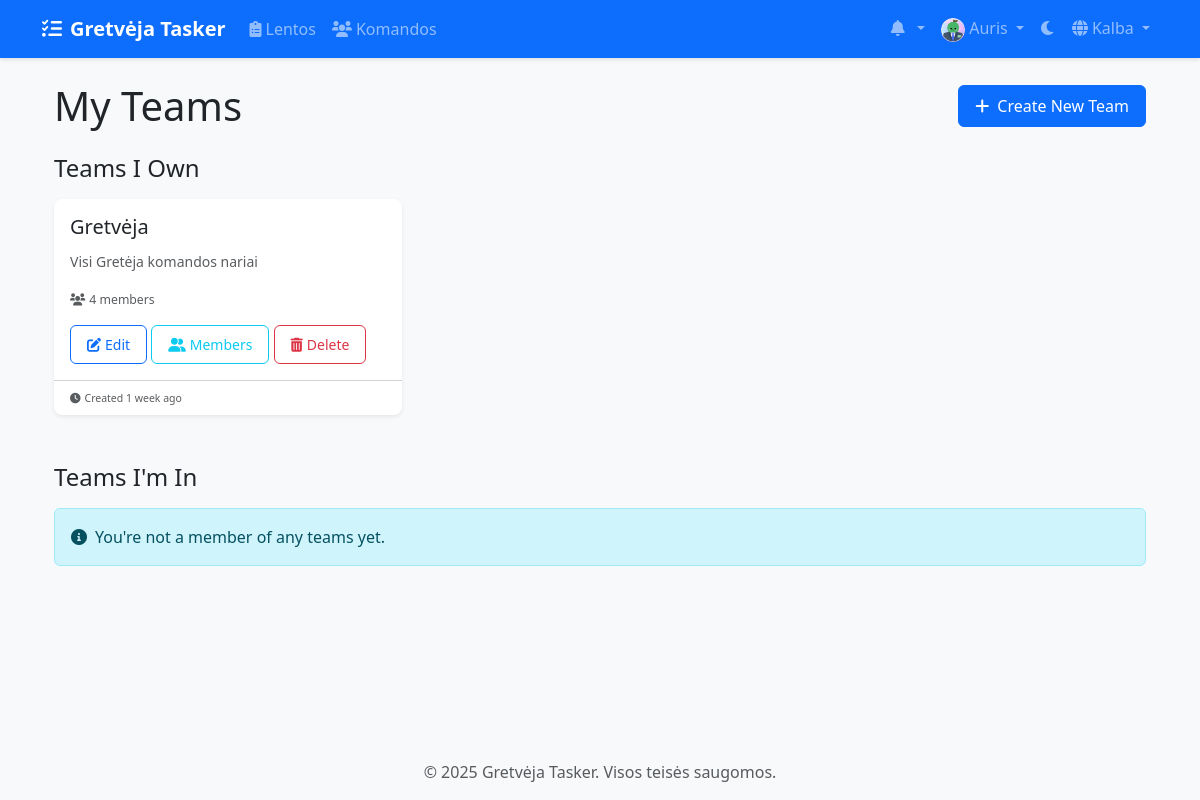
Page /lt/teams/ (signed in) on the committed database.
### accounts/models.py (models this page shows, shortened)
class CustomUser(AbstractUser):
    email = models.EmailField(_('email address'), unique=True)
    avatar = models.ImageField(upload_to='avatars/', null=True, blank=True)
    bio = models.TextField(max_length=500, blank=True)
    theme_preference = models.CharField(
        max_length=10,
        choices=[('light', 'Light'), ('dark', 'Dark')],
        default='light'
    )
    notification_preferences = models.JSONField(
        default=dict,
        help_text=_('User notification preferences')
    )
    class Meta:
        verbose_name = _('user')
        verbose_name_plural = _('users')

### teams/models.py (models this page shows, shortened)
class Team(models.Model):
    name = models.CharField(max_length=100)
    description = models.TextField(blank=True)
    created_at = models.DateTimeField(auto_now_add=True)
    updated_at = models.DateTimeField(auto_now=True)
    owner = models.ForeignKey(
        settings.AUTH_USER_MODEL,
        on_delete=models.CASCADE,
        related_name='owned_teams'
    )
    members = models.ManyToManyField(
        settings.AUTH_USER_MODEL,
        through='TeamMembership',
        related_name='teams'
    )

### teams/views/team_views.py (the view)
# urls.py: path('', views.team_list, name='team_list'),
@login_required
def team_list(request):
    owned_teams, member_teams, join_dates = TeamService.get_user_teams(request.user)
    return render(request, 'teams/team_list.html', {
        'owned_teams': owned_teams,
        'member_teams': member_teams,
        'join_dates': join_dates
    })

### teams/services/team_service.py (called while the page is built, shortened)
    @staticmethod
    def get_user_teams(user):
        owned_teams = Team.objects.filter(owner=user)
        member_teams = Team.objects.filter(members=user).exclude(owner=user)
        join_dates = TeamService.get_member_join_dates(user, member_teams)
        return owned_teams, member_teams, join_dates

    @staticmethod
    def get_member_join_dates(user, teams):
        memberships = TeamMembership.objects.filter(
            user=user,
            team__in=teams
        ).select_related('team')
        join_dates = {}
        return join_dates

### templates/teams/team_list.html (shortened to what this page needs)
{% extends 'base.html' %}
{% load static %}
{% load team_tags %}
{% block content %}
<div class="container">
    <div class="d-flex justify-content-between align-items-center mb-4">
        <h1 class="mb-0">My Teams</h1>
        <a href="{% url 'teams:team_create' %}" class="btn btn-primary">
            <i class="fas fa-plus me-2"></i>Create New Team
        </a>
    </div>
    <div class="mb-5">
        <h2 class="h4 mb-3">Teams I Own</h2>
        {% if owned_teams %}
        <div class="row row-cols-1 row-cols-md-2 row-cols-lg-3 g-4">
            {% for team in owned_teams %}
            <div class="col">
                <div class="card h-100 team-card">
                    <div class="card-body">
                        <h5 class="card-title">
                            <a href="{% url 'teams:team_detail' team_id=team.id %}" class="text-decoration-none text-dark">
                                {{ team.name }}
                            </a>
                        </h5>
                        <p class="card-text text-muted">{{ team.description|truncatechars:100 }}</p>
                        <p class="card-text">
                            <small class="text-muted">
                                <i class="fas fa-users me-1"></i>{{ team.members.count }} members
                            </small>
                        </p>
                        <div class="mt-3">
                            <a href="{% url 'teams:team_edit' team_id=team.id %}" class="btn btn-outline-primary btn-sm">
                                <i class="fas fa-edit me-1"></i>Edit
                            </a>
                            <a href="{% url 'teams:team_members' team_id=team.id %}" class="btn btn-outline-info btn-sm">
                                <i class="fas fa-user-friends me-1"></i>Members
                            </a>
                            <button type="button" class="btn btn-outline-danger btn-sm"
                                    data-bs-toggle="modal" data-bs-target="#deleteTeamModal{{ team.id }}">
                                <i class="fas fa-trash-alt me-1"></i>Delete
                            </button>
                        </div>
                    </div>
                    <div class="card-footer bg-transparent">
                        <small class="text-muted">
                            <i class="fas fa-clock me-1"></i>Created {{ team.created_at|timesince }} ago
                        </small>
                    </div>
                </div>
            </div>
            {% endfor %}
        </div>
        {% else %}
        <div class="alert alert-info">
            <i class="fas fa-info-circle me-2"></i>You don't own any teams yet.
        </div>
        {% endif %}
    </div>
    <div>
        <h2 class="h4 mb-3">Teams I'm In</h2>
        {% if member_teams %}
        <div class="row row-cols-1 row-cols-md-2 row-cols-lg-3 g-4">
            {% for team in member_teams %}
            <div class="col">
                <div class="card h-100 team-card">
                    <div class="card-body">
                        <h5 class="card-title">
                            <a href="{% url 'teams:team_detail' team_id=team.id %}" class="text-decoration-none text-dark">
                                {{ team.name }}
                            </a>
                        </h5>
                        <p class="card-text text-muted">{{ team.description|truncatechars:100 }}</p>
                        <p class="card-text">
                            <small class="text-muted">
                                <i class="fas fa-crown me-1"></i>Owned by {{ team.owner.username }}
                            </small>
                        </p>
                        <div class="mt-3">
                            <a href="{% url 'teams:team_members' team_id=team.id %}" class="btn btn-outline-info btn-sm">
                                <i class="fas fa-user-friends me-1"></i>Members
                            </a>
                        </div>
                    </div>
                    <div class="card-footer bg-transparent">
                        <small class="text-muted">
                            <i class="fas fa-clock me-1"></i>Joined {{ join_dates|get:team.id }}
                        </small>
                    </div>
                </div>
            </div>
            {% endfor %}
        </div>
        {% else %}
        <div class="alert alert-info">
            <i class="fas fa-info-circle me-2"></i>You're not a member of any teams yet.
        </div>
        {% endif %}
    </div>
</div>
{% endblock %}

### templates/base.html (shortened to what this page needs)
{% load static %}
{% load compress %}
{% load i18n %}
<!DOCTYPE html>
<html lang="{{ LANGUAGE_CODE }}" data-bs-theme="light">
<head>
    <link href="https://cdn.jsdelivr.net/npm/bootstrap@5.3.2/dist/css/bootstrap.min.css" rel="stylesheet">
    <link href="https://cdnjs.cloudflare.com/ajax/libs/font-awesome/6.0.0/css/all.min.css" rel="stylesheet">
    <link href="https://cdn.jsdelivr.net/npm/select2@4.1.0-rc.0/dist/css/select2.min.css" rel="stylesheet">
    <link href="https://cdn.jsdelivr.net/npm/select2-bootstrap-5-theme@1.3.0/dist/select2-bootstrap-5-theme.min.css" rel="stylesheet">
    {% compress css %}
    <link href="{% static 'css/style.css' %}" rel="stylesheet">
    {% endcompress %}
</head>
<body>
    <nav class="navbar navbar-expand-lg navbar-dark bg-primary">
        <div class="container">
            <a class="navbar-brand" href="{% url 'home' %}">
                <i class="fas fa-tasks me-2"></i>{% trans "Gretvėja Tasker" %}
            </a>
            <div class="collapse navbar-collapse" id="navbarNav">
                <ul class="navbar-nav me-auto">
                    {% if user.is_authenticated %}
                        <li class="nav-item">
                            <a class="nav-link" href="{% url 'boards:board_list' %}">
                                <i class="fas fa-clipboard-list me-1"></i>{% trans "Boards" %}
                            </a>
                        </li>
                        <li class="nav-item">
                            <a class="nav-link" href="{% url 'teams:team_list' %}">
                                <i class="fas fa-users me-1"></i>{% trans "Teams" %}
                            </a>
                        </li>
                    {% endif %}
                </ul>
                <ul class="navbar-nav">
                    {% if user.is_authenticated %}
                        <li class="nav-item dropdown">
                            <a class="nav-link dropdown-toggle" href="#" id="notificationsDropdown" role="button" data-bs-toggle="dropdown">
                                <i class="fas fa-bell me-1"></i>
                            </a>
                        </li>
                        <li class="nav-item dropdown">
                            <a class="nav-link dropdown-toggle" href="#" id="userDropdown" role="button" data-bs-toggle="dropdown">
                                {% if user.avatar %}
                                    <img src="{{ user.avatar.url }}" alt="{% trans 'Avatar' %}" class="rounded-circle" width="24" height="24">
                                {% else %}
                                    <i class="fas fa-user-circle"></i>
                                {% endif %}
                                {{ user.username }}
                            </a>
                        </li>
                    {% endif %}
                    <li class="nav-item">
                        <button class="btn nav-link" id="theme-toggle">
                            <i class="fas fa-moon"></i>
                        </button>
                    </li>
                    <li class="nav-item dropdown">
                        <a class="nav-link dropdown-toggle" href="#" id="languageDropdown" role="button" data-bs-toggle="dropdown">
                            <i class="fas fa-globe me-1"></i>{% trans "Language" %}
                        </a>
                                {% get_current_language as CURRENT_LANGUAGE %}
                                {% get_available_languages as LANGUAGES %}
                    </li>
                </ul>
            </div>
        </div>
    </nav>
    <main class="container my-4">
        {% block content %}{% endblock %}
    </main>
    <footer class="footer mt-auto py-3 bg-light">
        <div class="container text-center">
            <span class="text-muted">© {% now "Y" %} Gretvėja Tasker. {% trans "All rights reserved." %}</span>
        </div>
    </footer>
</body>
</html>

### static/css/style.css (style rules this page uses)
:root { --primary-color: #0d6efd; --secondary-color: #6c757d; --success-color: #198754; --info-color: #0dcaf0; --warning-color: #ffc107; --danger-color: #dc3545; --light-color: #f8f9fa; --dark-color: #212529; --todo-color: #ff6b6b; --doing-color: #ffd93d; --done-color: #6bcb77; --rejected-color: #4d96ff; }
body { min-height: 100vh; display: flex; flex-direction: column; background-color: var(--bs-gray-100); }
main { flex: 1; }
.navbar { box-shadow: 0 2px 4px rgba(0,0,0,0.1); }
.navbar-brand { font-weight: bold; }
.card { border-radius: 0.5rem; box-shadow: 0 0.125rem 0.25rem rgba(0,0,0,0.075); transition: transform 0.2s ease-in-out; border: none; }
.btn { border-radius: 0.375rem; padding: 0.5rem 1rem; font-weight: 500; transition: all 0.2s ease; }
.btn-primary { background-color: var(--primary-color); border-color: var(--primary-color); color: white; }

### templates/teams/team_list.html (style rules this page uses)
.team-card { transition: transform 0.2s ease-in-out; }
.team-card .card-title { font-size: 1.25rem; margin-bottom: 0.75rem; }
.team-card .card-text { font-size: 0.875rem; }
.team-card .card-footer { font-size: 0.75rem; }

### rows in the picture
CustomUser: avatar (picture), username "Auris"
Team: name "Gretvėja", description "Visi Gretėja komandos nariai", members.count "4", created_at "1 week"
